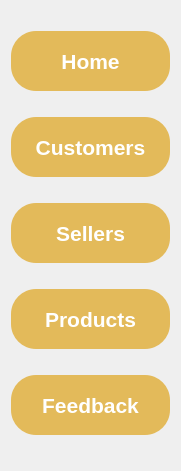
       <widget class="QWidget" name="layoutWidget">
        <property name="geometry">
         <rect>
          <x>30</x>
          <y>150</y>
          <width>181</width>
          <height>471</height>
         </rect>
        </property>
        <layout class="QVBoxLayout" name="verticalLayout_18">
         <item>
          <widget class="QPushButton" name="btn_Home_8">
           <property name="minimumSize">
            <size>
             <width>0</width>
             <height>60</height>
            </size>
           </property>
           <property name="font">
            <font>
             <pointsize>16</pointsize>
             <bold>true</bold>
            </font>
           </property>
           <property name="cursor">
            <cursorShape>PointingHandCursor</cursorShape>
           </property>
           <property name="styleSheet">
            <string notr="true">*{
border: 0;
color: #ffffff;
border-radius: 25px;
background-color: #E3BA5A;
}</string>
           </property>
           <property name="text">
            <string>Home</string>
           </property>
          </widget>
         </item>
         <item>
          <widget class="QPushButton" name="btn_Customers">
           <property name="minimumSize">
            <size>
             <width>0</width>
             <height>60</height>
            </size>
           </property>
           <property name="font">
            <font>
             <pointsize>16</pointsize>
             <bold>true</bold>
            </font>
           </property>
           <property name="cursor">
            <cursorShape>PointingHandCursor</cursorShape>
           </property>
           <property name="styleSheet">
            <string notr="true">*{
border: 0;
color: #ffffff;
border-radius: 25px;
background-color: #E3BA5A;
}</string>
           </property>
           <property name="text">
            <string>Customers</string>
           </property>
          </widget>
         </item>
         <item>
          <widget class="QPushButton" name="btn_Sellers">
           <property name="minimumSize">
            <size>
             <width>0</width>
             <height>60</height>
            </size>
           </property>
           <property name="font">
            <font>
             <pointsize>16</pointsize>
             <bold>true</bold>
            </font>
           </property>
           <property name="cursor">
            <cursorShape>PointingHandCursor</cursorShape>
           </property>
           <property name="styleSheet">
            <string notr="true">*{
border: 0;
color: #ffffff;
border-radius: 25px;
background-color: #E3BA5A;
}</string>
           </property>
           <property name="text">
            <string>Sellers</string>
           </property>
          </widget>
         </item>
         <item>
          <widget class="QPushButton" name="btn_Products">
           <property name="minimumSize">
            <size>
             <width>0</width>
             <height>60</height>
            </size>
           </property>
           <property name="font">
            <font>
             <pointsize>16</pointsize>
             <bold>true</bold>
            </font>
           </property>
           <property name="cursor">
            <cursorShape>PointingHandCursor</cursorShape>
           </property>
           <property name="styleSheet">
            <string notr="true">*{
border: 0;
color: #ffffff;
border-radius: 25px;
background-color: #E3BA5A;
}</string>
           </property>
           <property name="text">
            <string>Products</string>
           </property>
          </widget>
         </item>
         <item>
          <widget class="QPushButton" name="btn_Feedback">
           <property name="minimumSize">
            <size>
             <width>0</width>
             <height>60</height>
            </size>
           </property>
           <property name="font">
            <font>
             <pointsize>16</pointsize>
             <bold>true</bold>
            </font>
           </property>
           <property name="cursor">
            <cursorShape>PointingHandCursor</cursorShape>
           </property>
           <property name="styleSheet">
            <string notr="true">*{
border: 0;
color: #ffffff;
border-radius: 25px;
background-color: #E3BA5A;
}</string>
           </property>
           <property name="text">
            <string>Feedback</string>
           </property>
          </widget>
         </item>
        </layout>
       </widget>
